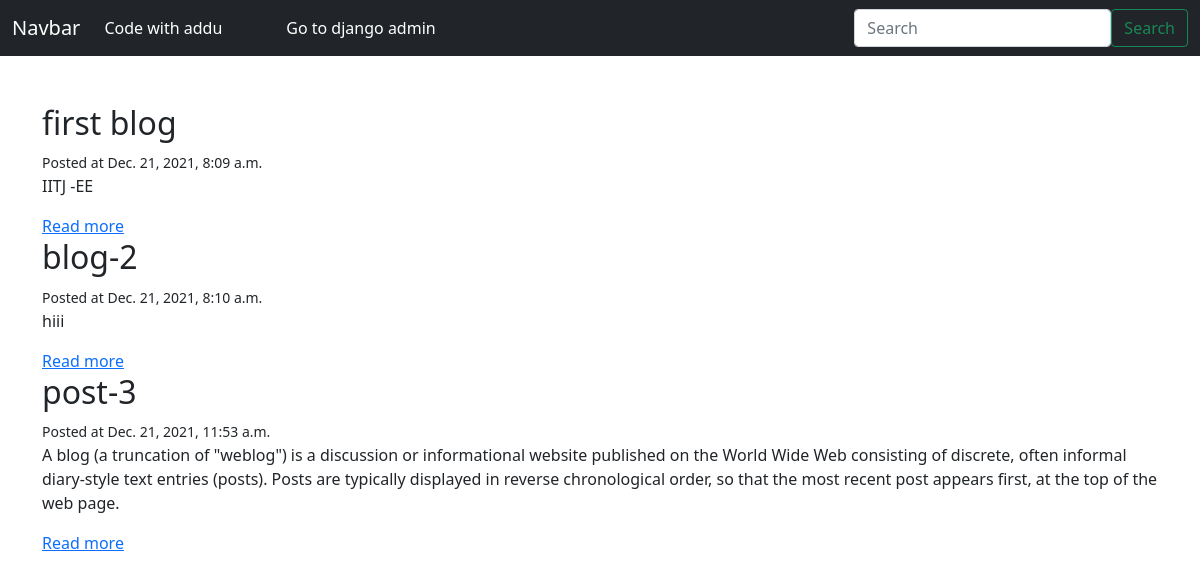
The page / on the database its author committed.
### blogapp/models.py (models this page shows)
class Post(models.Model):
    title = models.CharField(max_length=200)
    slug = models.SlugField()
    intro = models.TextField()
    body = models.TextField()
    Date_added = models.DateTimeField(auto_now_add=True)

### blogapp/views.py (the view)
# urls.py: path('', frontpage, name='frontpage'),
def frontpage(request):
    posts = Post.objects.all()
    return render(request, 'blogapp/frontpage.html', {'posts': posts})

### blogapp/templates/blogapp/frontpage.html
{% extends 'blogapp/base.html' %}
{% block content %}
    {% for post in posts %}
        <div class="post block">
           <h2 class="subtitle">{{ post.title }}</h2>
           <small>Posted at {{ post.Date_added }}</small>
           <p>{{ post.intro }}</p>
           <a href="{% url 'post_detail' post.slug %}">Read more</a>
        </div>
    {% endfor %}
{% endblock %}

### rows shown on the page
Post: title "first blog", Date_added "Dec. 21, 2021, 8:09 a.m.", intro "IITJ -EE"
Post: title "blog-2", Date_added "Dec. 21, 2021, 8:10 a.m.", intro "hiii"
Post: title "post-3", Date_added "Dec. 21, 2021, 11:53 a.m.", intro "A blog (a truncation of \"weblog\") is a discussion or informational website published on the World Wide Web consisting of discrete, often informal diary-style text entries (posts). Posts are typically displayed in reverse chronological order, so that the most recent post appears first, at the top of the web page."
